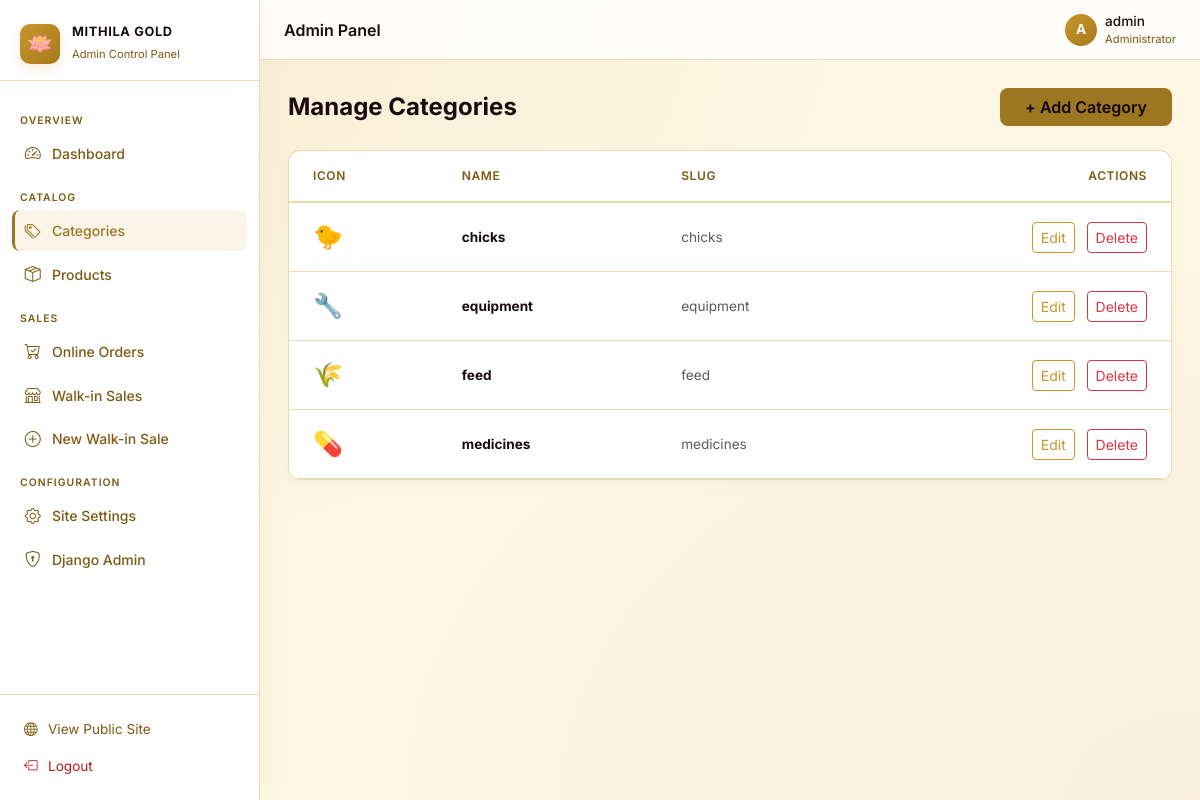
Screenshot of /dashboard/categories/ (signed in) with the database file from the repository.
### store/models.py (models this page shows, shortened)
class Category(models.Model):
    name = models.CharField(max_length=100, unique=True)
    slug = models.SlugField(unique=True)
    description = models.CharField(max_length=200, blank=True)
    icon = models.CharField(max_length=100, default='📌')  # emoji icon for display
    class Meta:
        verbose_name_plural = 'Categories'
        ordering = ['name']

### store/views.py (the view)
# urls.py: path('dashboard/categories/', views.admin_categories_list, name='admin_categories_list'),
@login_required
def admin_categories_list(request):
    if not request.user.is_staff:
        return render(request, 'admin_custom/access_denied.html', status=403)
    categories = Category.objects.all()
    context = {
        'categories': categories,
        'page_title': 'Categories',
    }
    return render(request, 'admin_custom/categories_list.html', context)

### store/context_processors.py (called while the page is built)
def site_settings(request):
    return {'site_settings': SiteSettings.get_settings()}

def cart_count(request):
    cart = request.session.get('cart', {})
    count = sum(item.get('quantity', 0) for item in cart.values())
    return {'cart_count': count}

def categories_processor(request):
    return {'categories': Category.objects.all()}

### store/models.py (called while the page is built)
    @classmethod
    def get_settings(cls):
        obj, _ = cls.objects.get_or_create(pk=1)
        return obj

### templates/admin_custom/categories_list.html (shortened to what this page needs)
{% extends 'admin_custom/base_admin.html' %}
{% block content %}
<div class="d-flex justify-content-between align-items-center mb-4">
  <h2 class="h4 mb-0 fw-bold">Manage Categories</h2>
  <a href="{% url 'store:admin_categories_add' %}" class="btn px-4" style="background:var(--admin-accent); color:#120609; font-weight:600; border-radius:8px;">
    + Add Category
  </a>
</div>
<div class="adm-card p-0 overflow-hidden">
  <div class="table-responsive">
    <table class="table text-light mb-0 adm-table">
      <thead style="background: #2a0f16;">
        <tr>
          <th class="py-3 px-4 border-bottom-0">Icon</th>
          <th class="py-3 px-4 border-bottom-0">Name</th>
          <th class="py-3 px-4 border-bottom-0">Slug</th>
          <th class="py-3 px-4 border-bottom-0 text-end">Actions</th>
        </tr>
      </thead>
      <tbody>
        {% for cat in categories %}
        <tr class="align-middle border-bottom border-secondary" style="border-color: var(--admin-border) !important;">
          <td class="px-4 py-3 fs-4">{{ cat.icon }}</td>
          <td class="px-4 py-3 fw-bold">{{ cat.name }}<br><small class="text-muted fw-normal">{{ cat.description }}</small></td>
          <td class="px-4 py-3 text-muted">{{ cat.slug }}</td>
          <td class="px-4 py-3 text-end">
            <a href="{% url 'store:admin_categories_edit' cat.pk %}" class="btn btn-sm btn-outline-warning me-2" style="border-color:#C9962A; color:#C9962A;">Edit</a>
            <button class="btn btn-sm btn-outline-danger" data-bs-toggle="modal" data-bs-target="#deleteCatModal{{ cat.pk }}">Delete</button>
          </td>
        </tr>
        {% empty %}
        <tr>
          <td colspan="4" class="text-center py-5 text-muted">No categories found.</td>
        </tr>
        {% endfor %}
      </tbody>
    </table>
  </div>
</div>
{% endblock %}

### templates/admin_custom/base_admin.html (shortened to what this page needs)
{% load static %}
<!DOCTYPE html>
<html lang="en">
<head>
  <link href="https://cdn.jsdelivr.net/npm/bootstrap@5.3.2/dist/css/bootstrap.min.css" rel="stylesheet">
  <link href="https://cdn.jsdelivr.net/npm/bootstrap-icons@1.11.3/font/bootstrap-icons.css" rel="stylesheet">
</head>
<body>
<aside class="adm-sidebar" id="adminSidebar">
  <div class="adm-sidebar-header">
    <div class="adm-logo-ring">🪷</div>
    <div class="adm-brand">
      <h6>Mithila Gold</h6>
      <span>Admin Control Panel</span>
    </div>
  </div>
  <nav class="adm-nav">
    <div class="adm-nav-section">Overview</div>
    <a href="{% url 'store:admin_dashboard' %}" class="{% if request.resolver_match.url_name == 'admin_dashboard' %}active{% endif %}">
      <i class="bi bi-speedometer2"></i> Dashboard
    </a>
    <div class="adm-nav-section">Catalog</div>
    <a href="{% url 'store:admin_categories_list' %}" class="{% if 'admin_categories' in request.resolver_match.url_name %}active{% endif %}">
      <i class="bi bi-tags"></i> Categories
    </a>
    <a href="{% url 'store:admin_products_list' %}" class="{% if 'admin_products' in request.resolver_match.url_name %}active{% endif %}">
      <i class="bi bi-box-seam"></i> Products
    </a>
    <div class="adm-nav-section">Sales</div>
    <a href="{% url 'store:admin_orders_list' %}" class="{% if 'admin_order' in request.resolver_match.url_name %}active{% endif %}">
      <i class="bi bi-cart-check"></i> Online Orders
    </a>
    <a href="{% url 'store:admin_sales_list' %}" class="{% if request.resolver_match.url_name == 'admin_sales_list' %}active{% endif %}">
      <i class="bi bi-shop"></i> Walk-in Sales
    </a>
    <a href="{% url 'store:admin_sales_add' %}" class="{% if request.resolver_match.url_name == 'admin_sales_add' %}active{% endif %}">
      <i class="bi bi-plus-circle"></i> New Walk-in Sale
    </a>
    <div class="adm-nav-section">Configuration</div>
    <a href="{% url 'store:admin_settings' %}" class="{% if request.resolver_match.url_name == 'admin_settings' %}active{% endif %}">
      <i class="bi bi-gear"></i> Site Settings
    </a>
    <a href="/admin/" target="_blank">
      <i class="bi bi-shield-lock"></i> Django Admin
    </a>
  </nav>
  <div class="adm-sidebar-footer">
    <a href="{% url 'store:home' %}">
      <i class="bi bi-globe"></i> View Public Site
    </a>
    <form action="{% url 'store:logout' %}" method="post" style="margin:0">
      <button type="submit" style="background:none;border:none;width:100%;text-align:left;padding:0">
        <a href="#" onclick="this.closest('form').submit();return false;" style="color:var(--admin-red)">
          <i class="bi bi-box-arrow-left"></i> Logout
        </a>
      </button>
    </form>
  </div>
</aside>
<div class="adm-main">
  <header class="adm-topbar">
    <div class="d-flex align-items-center gap-3">
      <span class="page-heading">{% block page_heading %}Admin Panel{% endblock %}</span>
    </div>
    <div class="adm-user">
      <div class="adm-user-avatar">{{ user.first_name|default:user.username|slice:":1"|upper }}</div>
      <div class="d-none d-sm-block">
        <div class="adm-user-name">{{ user.first_name|default:user.username }}</div>
        <div class="adm-user-role">Administrator</div>
      </div>
    </div>
  </header>
  <main class="adm-content">
    {% block content %}{% endblock %}
  </main>
</div>
</body>
</html>

### rows the page displays
Category: icon "🐤", name "chicks", slug "chicks"
Category: icon "🔧", name "equipment", slug "equipment"
Category: icon "🌾", name "feed", slug "feed"
Category: icon "💊", name "medicines", slug "medicines"

### other values shown
{{ user.first_name|default:user.username|slice:":1"|upper }} "A"
{{ user.first_name|default:user.username }} "admin"
